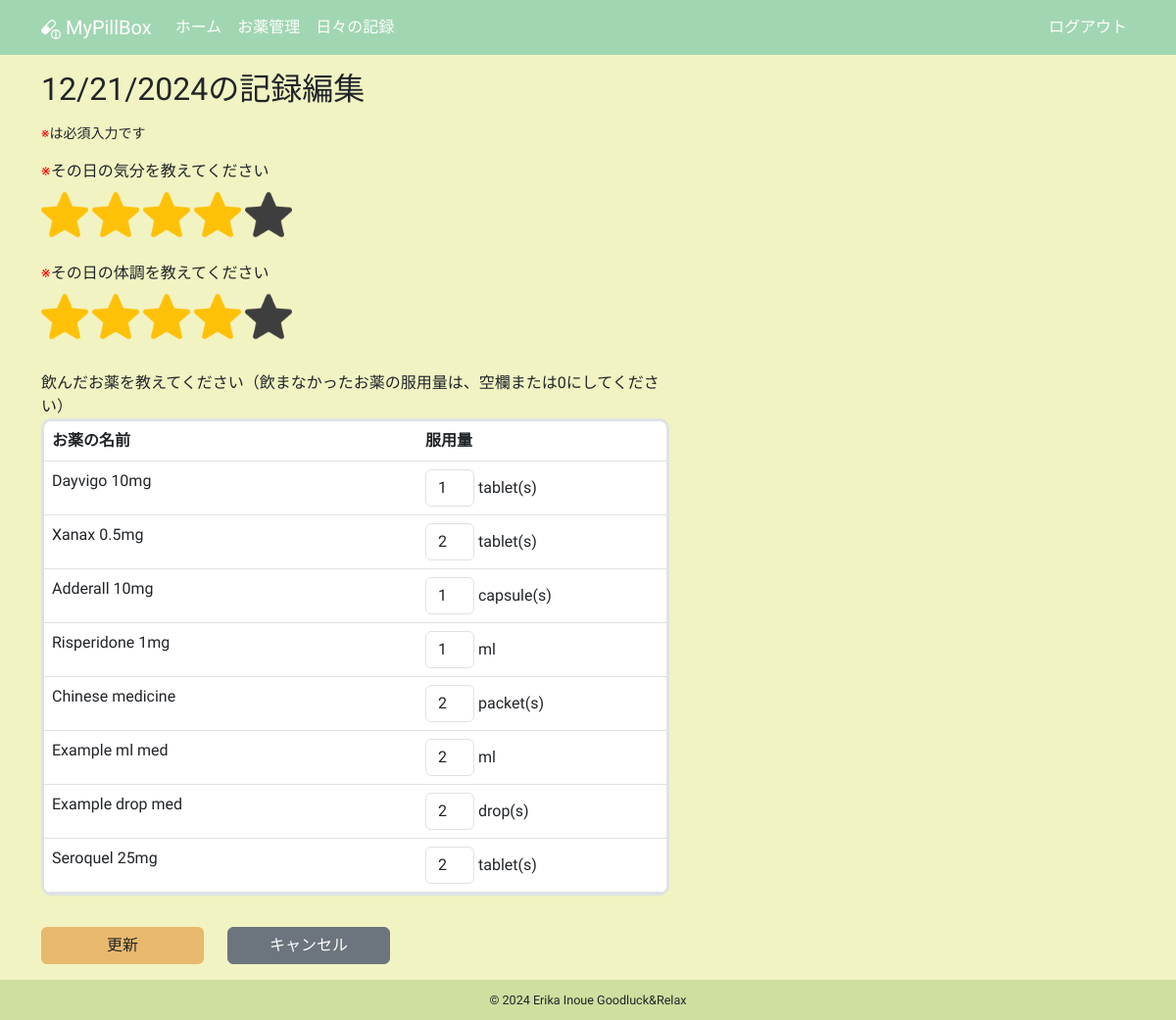
Page /logs/edit_daily_log/54 (signed in) on the committed database.
### app/models.py (models this page shows, shortened)
class DailyLog(db.Model):
    __tablename__ = "daily_logs"
    id: so.Mapped[int] = so.mapped_column(primary_key=True)
    date: so.Mapped[datetime.date] = so.mapped_column(sa.Date)
    mood: so.Mapped[int]
    condition: so.Mapped[int]
    user_id: so.Mapped[int] = so.mapped_column(sa.ForeignKey(User.id))
    user: so.Mapped[User] = so.relationship(back_populates="daily_logs")
    daily_log_details: so.Mapped[list["DailyLogDetail"]] = so.relationship(
        cascade="all, delete-orphan", back_populates="daily_log"
    )

class DailyLogDetail(db.Model):
    __tablename__ = "daily_log_details"
    id: so.Mapped[int] = so.mapped_column(primary_key=True)
    dose: so.Mapped[float]
    medicine_id: so.Mapped[int] = so.mapped_column(sa.ForeignKey(Medicine.id))
    daily_log_id: so.Mapped[int] = so.mapped_column(sa.ForeignKey(DailyLog.id))
    medicine: so.Mapped[Medicine] = so.relationship(back_populates="daily_log_details")
    daily_log: so.Mapped[DailyLog] = so.relationship(back_populates="daily_log_details")
    __table_args__ = (
        sa.UniqueConstraint(
            "medicine_id", "daily_log_id", name="uq_medicine_daily_log"
        ),
    )

class Medicine(db.Model):
    __tablename__ = "medicines"
    id: so.Mapped[int] = so.mapped_column(primary_key=True)
    name: so.Mapped[str] = so.mapped_column(sa.String(100))
    taking_start_date: so.Mapped[datetime.date] = so.mapped_column(sa.Date)
    dose_per_day: so.Mapped[Optional[float]]
    taking_timing: so.Mapped[Optional[str]] = so.mapped_column(sa.String(100))
    memo: so.Mapped[Optional[str]] = so.mapped_column(sa.Text)
    rating: so.Mapped[Optional[int]] = so.mapped_column(default=0)
    is_active: so.Mapped[bool] = so.mapped_column(sa.Boolean)
    taking_unit: so.Mapped[str] = so.mapped_column(sa.String(10))
    user_id: so.Mapped[int] = so.mapped_column(sa.ForeignKey(User.id))
    user: so.Mapped[User] = so.relationship(back_populates="medicines")
    daily_log_details: so.Mapped[list["DailyLogDetail"]] = so.relationship(
        cascade="all, delete-orphan", back_populates="medicine"
    )

### app/logs/routes.py (the view)
@bp.route("/edit_daily_log/<int:daily_log_id>", methods=["GET", "POST"])
@login_required
def edit_daily_log(daily_log_id):
    title = _("日々の記録編集")
    daily_log = db.session.get(DailyLog, daily_log_id)
    if daily_log is None or daily_log.user_id != current_user.id:
        abort(404)
    form = EditDailyLogForm()
    active_query = (
        sa.select(Medicine)
        .where(
            Medicine.user == current_user,
            Medicine.is_active == True,
            Medicine.taking_start_date
            <= daily_log.date,  # DailyLogのdate以前に服用開始されたもの
        )
        .order_by(Medicine.id)
    )
    active_medicines = db.session.scalars(active_query).all()
    medicines_to_add = []
    for medicine in active_medicines:
        if not any(
            detail.medicine_id == medicine.id for detail in daily_log.daily_log_details
        ):
            medicines_to_add.append(medicine)
    locale = g.locale
    formatted_units_for_log = {
        detail.id: format_unit(detail.medicine.taking_unit, locale)
        for detail in daily_log.daily_log_details
    }
    if medicines_to_add:
        formatted_units_for_meds = {
            med.id: format_unit(med.taking_unit, locale) for med in medicines_to_add
        }
    else:
        formatted_units_for_meds = {}
    if form.validate_on_submit():
        daily_log.mood = form.mood.data
        daily_log.condition = form.condition.data
        for idx, detail in enumerate(daily_log.daily_log_details):
            detail.dose = form.daily_log_details[idx].dose.data or 0
        if medicines_to_add:
            for idx, medicine in enumerate(medicines_to_add):
                new_detail = DailyLogDetail(
                    dose=form.added_meds_details[idx].dose.data or 0,
                    medicine=medicine,
                    daily_log=daily_log,
                )
                db.session.add(new_detail)
        db.session.commit()
        if locale == "ja":
            formatted_date = daily_log.date.strftime("%Y/%m/%d")
        else:
            formatted_date = daily_log.date.strftime("%m/%d/%Y")
        flash(_("%(date)sの記録を更新しました", date=formatted_date))
        return redirect(url_for("logs.daily_logs"))
    elif request.method == "GET":
        form.mood.data = daily_log.mood
        form.condition.data = daily_log.condition
        for detail in daily_log.daily_log_details:
            detail_entry = form.daily_log_details.append_entry()
            detail_entry.dose.data = (
                int(detail.dose) if detail.dose.is_integer() else detail.dose
            )
        if medicines_to_add:
            for medicine in medicines_to_add:
                detail_entry = form.added_meds_details.append_entry({"dose": None})
    return render_template(
        "logs/edit_daily_log.html",
        daily_log=daily_log,
        medicines=medicines_to_add,
        log_unit_labels=formatted_units_for_log,
        meds_unit_labels=formatted_units_for_meds,
        form=form,
        title=title,
    )

### app/logs/forms.py
class EditDailyLogForm(FlaskForm):
    mood = HiddenField(
        _l("その日の気分を教えてください"),
        validators=[DataRequired(message=_l("気分は必須入力です"))],
    )
    condition = HiddenField(
        _l("その日の体調を教えてください"),
        validators=[DataRequired(message=_l("体調は必須入力です"))],
    )
    daily_log_details = FieldList(FormField(DailyLogDetailForm))
    added_meds_details = FieldList(FormField(DailyLogDetailForm))
    submit = SubmitField(_l("更新"))

class DailyLogDetailForm(Form):
    dose = MyFloatField(_l("服用量"))

### app/__init__.py (called while the page is built)
def get_locale():
    return request.accept_languages.best_match(current_app.config["LANGUAGES"])

### app/helpers.py (called while the page is built)
def format_unit(taking_unit, locale):
    if locale.startswith("en"):
        if taking_unit in ["tablet", "capsule", "packet", "drop"]:
            return f"{taking_unit}(s)"
        return taking_unit  # デフォルトの表示
    return unit_labels.get(taking_unit, taking_unit)  # 日本語版

### app/main/routes.py (called while the page is built)
@bp.before_app_request
def before_request():
    g.locale = str(get_locale())

### app/models.py (called while the page is built)
@login.user_loader
def load_user(id):
    return db.session.get(User, int(id))

### app/templates/logs/edit_daily_log.html (shortened to what this page needs)
{% extends "base.html" %}
{% block content %}
  <h2 class="mb-3">{{ moment(daily_log.date).format("L") }}{{ _("の記録編集") }}</h2>
  <small class="d-block mb-3"><span class="red">※</span>{{ _("は必須入力です") }}</small>
  <form action="" method="post" novalidate>
    <div class="row">
      <div class="col-12 col-lg-7 mb-3">
        <span class="red">※</span>{{ form.mood.label }}
        <br>
        {% for i in range(1, 6) %}
          {% if form.mood.data|int >= i %}
            <img src="{{ url_for('static', filename='images/star_on.png') }}"
                 id="{{ i }}"
                 class="star star-rating mood-star rating-checked my-2"
                 onclick="StarRate(this)"
                 alt="star">
          {% else %}
            <img src="{{ url_for('static', filename='images/star_on.png') }}"
                 id="{{ i }}"
                 class="star star-rating mood-star my-2"
                 onclick="StarRate(this)"
                 alt="star">
          {% endif %}
        {% endfor %}
      </div>
      <div class="col-12 col-lg-7 mb-4">
        <span class="red">※</span>{{ form.condition.label }}
        <br>
        {% for i in range(1, 6) %}
          {% if form.condition.data|int >= i %}
            <img src="{{ url_for('static', filename='images/star_on.png') }}"
                 id="{{ i }}"
                 class="star star-rating condition-star rating-checked my-2"
                 onclick="StarRate(this)"
                 alt="star">
          {% else %}
            <img src="{{ url_for('static', filename='images/star_on.png') }}"
                 id="{{ i }}"
                 class="star star-rating condition-star my-2"
                 onclick="StarRate(this)"
                 alt="star">
          {% endif %}
        {% endfor %}
      </div>
      <div class="col-12 col-lg-7 mb-3">
        <p class="mb-0">{{ _("飲んだお薬を教えてください（飲まなかったお薬の服用量は、空欄または0にしてください）") }}</p>
        <table class="table table-hover table-input">
          <thead>
            <tr>
              <th>{{ _("お薬の名前") }}</th>
              <th>{{ _("服用量") }}</th>
            </tr>
          </thead>
          <tbody>
            {% for detail in daily_log.daily_log_details %}
              <tr>
                <td style="width: 60%;">{{ detail.medicine.name }}</td>
                <td style="width: 40%;">
                  {{ form.daily_log_details[loop.index0].dose(class="form-control d-inline-block" + (" is-invalid dose-is-invalid" if form.daily_log_details[loop.index0].errors else "") , style="width: 50px;" ) }} {{ log_unit_labels[detail.id] }}
                </td>
              </tr>
            {% endfor %}
          </tbody>
        </table>
      </div>
    </div>
    <div class="row mb-3">
      <div class="col-5 col-lg-2">{{ form.submit(class="btn btn-custom w-100") }}</div>
      <div class="col-5 col-lg-2">
        <a href="{{ url_for('logs.daily_logs') }}"
           class="btn btn-secondary w-100">{{ _("キャンセル") }}</a>
      </div>
    </div>
  </form>
{% endblock content %}

### app/static/css/base.css (style rules this page uses)
html, body { height: 100%; }
body { background-color: #F1F3C2; font-family: "Zen Maru Gothic", sans-serif; font-weight: 500; font-style: normal; display: flex; flex-direction: column; }
.btn-custom { background-color: #E8B86D; font-weight: 500; }
.red { color: red; }
.star-rating { width: 3em; height: 3em; filter: invert(99%) sepia(1%) saturate(0%) hue-rotate(161deg) brightness(101%) contrast(104%); cursor: pointer; }
.rating-checked { filter: none!important; }
.table { border-collapse: separate; border-spacing: 0; border-radius: 10px; overflow: hidden; }
.table-input { border: 3px #dee2e6 solid }

### rows in the picture
DailyLog: date "12/21/2024"
DailyLogDetail: medicine.name "Dayvigo 10mg", daily_log_details "1", log_unit_labels "tablet(s)"
DailyLogDetail: medicine.name "Xanax 0.5mg", daily_log_details "2", log_unit_labels "tablet(s)"
DailyLogDetail: medicine.name "Adderall 10mg", daily_log_details "1", log_unit_labels "capsule(s)"
DailyLogDetail: medicine.name "Risperidone 1mg", daily_log_details "1"
Medicine: taking_unit "ml"
DailyLogDetail: medicine.name "Chinese medicine", daily_log_details "2", log_unit_labels "packet(s)"
DailyLogDetail: medicine.name "Example ml med", daily_log_details "2"
Medicine: taking_unit "ml"
DailyLogDetail: medicine.name "Example drop med", daily_log_details "2", log_unit_labels "drop(s)"
DailyLogDetail: medicine.name "Seroquel 25mg", daily_log_details "2", log_unit_labels "tablet(s)"
